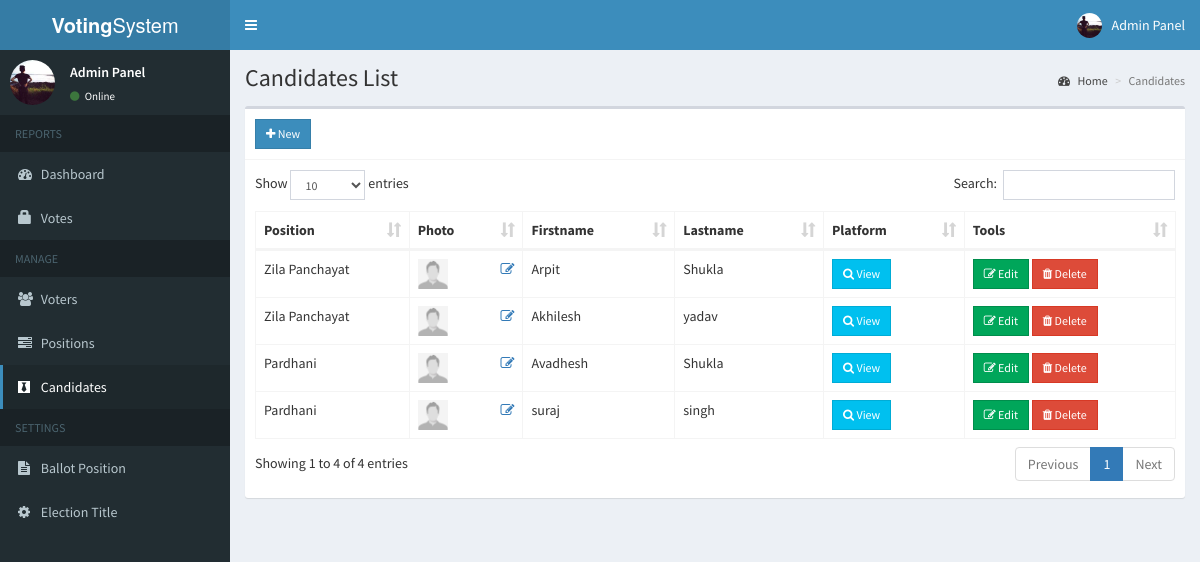
Screenshot of /admin/candidates.php (signed in) with the database file from the repository.
### tables this page shows
CREATE TABLE `candidates` (
  `id` int(11) NOT NULL,
  `position_id` int(11) NOT NULL,
  `firstname` varchar(30) NOT NULL,
  `lastname` varchar(30) NOT NULL,
  `photo` varchar(150) NOT NULL,
  `platform` text NOT NULL
);

CREATE TABLE `positions` (
  `id` int(11) NOT NULL,
  `description` varchar(50) NOT NULL,
  `max_vote` int(11) NOT NULL,
  `priority` int(11) NOT NULL
);

### admin/includes/session.php (called while the page is built, shortened)
<?php
	include 'includes/conn.php';
	$sql = "SELECT * FROM admin WHERE id = '".$_SESSION['admin']."'";
	$query = $conn->query($sql);
	$user = $query->fetch_assoc();
?>

### admin/candidates.php (the view, shortened to what this page needs)
<?php include 'includes/session.php'; ?>
<?php include 'includes/header.php'; ?>
<body class="hold-transition skin-blue sidebar-mini">
<div class="wrapper">
  <?php include 'includes/navbar.php'; ?>
  <?php include 'includes/menubar.php'; ?>
  <div class="content-wrapper">
    <section class="content-header">
      <h1>
        Candidates List
      </h1>
      <ol class="breadcrumb">
        <li><a href="#"><i class="fa fa-dashboard"></i> Home</a></li>
        <li class="active">Candidates</li>
      </ol>
    </section>
    <section class="content">
      <div class="row">
        <div class="col-xs-12">
          <div class="box">
            <div class="box-header with-border">
              <a href="#addnew" data-toggle="modal" class="btn btn-primary btn-sm btn-flat"><i class="fa fa-plus"></i> New</a>
            </div>
            <div class="box-body">
              <table id="example1" class="table table-bordered">
                <thead>
                  <th>Position</th>
                  <th>Photo</th>
                  <th>Firstname</th>
                  <th>Lastname</th>
                  <th>Platform</th>
                  <th>Tools</th>
                </thead>
                <tbody>
                  <?php
                    $sql = "SELECT *, candidates.id AS canid FROM candidates LEFT JOIN positions ON positions.id=candidates.position_id ORDER BY positions.priority ASC";
                    $query = $conn->query($sql);
                    while($row = $query->fetch_assoc()){
                      $image = (!empty($row['photo'])) ? '../images/'.$row['photo'] : '../images/profile.jpg';
                      echo "
                        <tr>
                          <td class='hidden'></td>
                          <td>".$row['description']."</td>
                          <td>
                            <img src='".$image."' width='30px' height='30px'>
                            <a href='#edit_photo' data-toggle='modal' class='pull-right photo' data-id='".$row['canid']."'><span class='fa fa-edit'></span></a>
                          </td>
                          <td>".$row['firstname']."</td>
                          <td>".$row['lastname']."</td>
                          <td><a href='#platform' data-toggle='modal' class='btn btn-info btn-sm btn-flat platform' data-id='".$row['canid']."'><i class='fa fa-search'></i> View</a></td>
                          <td>
                            <button class='btn btn-success btn-sm edit btn-flat' data-id='".$row['canid']."'><i class='fa fa-edit'></i> Edit</button>
                            <button class='btn btn-danger btn-sm delete btn-flat' data-id='".$row['canid']."'><i class='fa fa-trash'></i> Delete</button>
                          </td>
                        </tr>
                      ";
                    }
                  ?>
                </tbody>
              </table>
            </div>
          </div>
        </div>
      </div>
    </section>
  </div>
</div>
</body>
</html>

### admin/includes/header.php (shortened to what this page needs)
<!DOCTYPE html>
<html>
<head>
  	<link rel="stylesheet" href="../bower_components/bootstrap/dist/css/bootstrap.min.css">
    <link rel="stylesheet" href="../plugins/iCheck/all.css">
  	<link rel="stylesheet" href="../bower_components/font-awesome/css/font-awesome.min.css">
  	<link rel="stylesheet" href="../dist/css/AdminLTE.min.css">
    <link rel="stylesheet" href="../bower_components/datatables.net-bs/css/dataTables.bootstrap.min.css">
    <link rel="stylesheet" href="../bower_components/bootstrap-daterangepicker/daterangepicker.css">
    <link rel="stylesheet" href="../plugins/timepicker/bootstrap-timepicker.min.css">
    <link rel="stylesheet" href="../bower_components/bootstrap-datepicker/dist/css/bootstrap-datepicker.min.css">
    <link rel="stylesheet" href="../dist/css/skins/_all-skins.min.css">
</head>

### admin/includes/navbar.php (shortened to what this page needs)
<header class="main-header">
  <a href="#" class="logo">
    <span class="logo-lg"><b>Voting</b>System</span>
  </a>
  <nav class="navbar navbar-static-top">
    <a href="#" class="sidebar-toggle" data-toggle="push-menu" role="button">
    </a>
    <div class="navbar-custom-menu">
      <ul class="nav navbar-nav">
        <li class="dropdown user user-menu">
          <a href="#" class="dropdown-toggle" data-toggle="dropdown">
            <img src="<?php echo (!empty($user['photo'])) ? '../images/'.$user['photo'] : '../images/profile.jpg'; ?>" class="user-image" alt="User Image">
            <span class="hidden-xs"><?php echo $user['firstname'].' '.$user['lastname']; ?></span>
          </a>
        </li>
      </ul>
    </div>
  </nav>
</header>

### admin/includes/menubar.php (shortened to what this page needs)
<aside class="main-sidebar">
  <section class="sidebar">
    <div class="user-panel">
      <div class="pull-left image">
        <img src="<?php echo (!empty($user['photo'])) ? '../images/'.$user['photo'] : '../images/profile.jpg'; ?>" class="img-circle" alt="User Image">
      </div>
      <div class="pull-left info">
        <p><?php echo $user['firstname'].' '.$user['lastname']; ?></p>
        <a><i class="fa fa-circle text-success"></i> Online</a>
      </div>
    </div>
    <ul class="sidebar-menu" data-widget="tree">
      <li class="header">REPORTS</li>
      <li class=""><a href="home.php"><i class="fa fa-dashboard"></i> <span>Dashboard</span></a></li>
      <li class=""><a href="votes.php"><span class="glyphicon glyphicon-lock"></span> <span>Votes</span></a></li>
      <li class="header">MANAGE</li>
      <li class=""><a href="voters.php"><i class="fa fa-users"></i> <span>Voters</span></a></li>
      <li class=""><a href="positions.php"><i class="fa fa-tasks"></i> <span>Positions</span></a></li>
      <li class=""><a href="candidates.php"><i class="fa fa-black-tie"></i> <span>Candidates</span></a></li>
      <li class="header">SETTINGS</li>
      <li class=""><a href="ballot.php"><i class="fa fa-file-text"></i> <span>Ballot Position</span></a></li>
      <li class=""><a href="#config" data-toggle="modal"><i class="fa fa-cog"></i> <span>Election Title</span></a></li>
    </ul>
  </section>
</aside>

### rows the page displays
candidates: position.description "Zila Panchayat", firstname "Arpit", lastname "Shukla"
candidates: position.description "Zila Panchayat", firstname "Akhilesh", lastname "yadav"
candidates: position.description "Pardhani", firstname "Avadhesh", lastname "Shukla"
candidates: position.description "Pardhani", firstname "suraj", lastname "singh"

### other values shown
$user['firstname'] "Admin"
$user['lastname'] "Panel"
